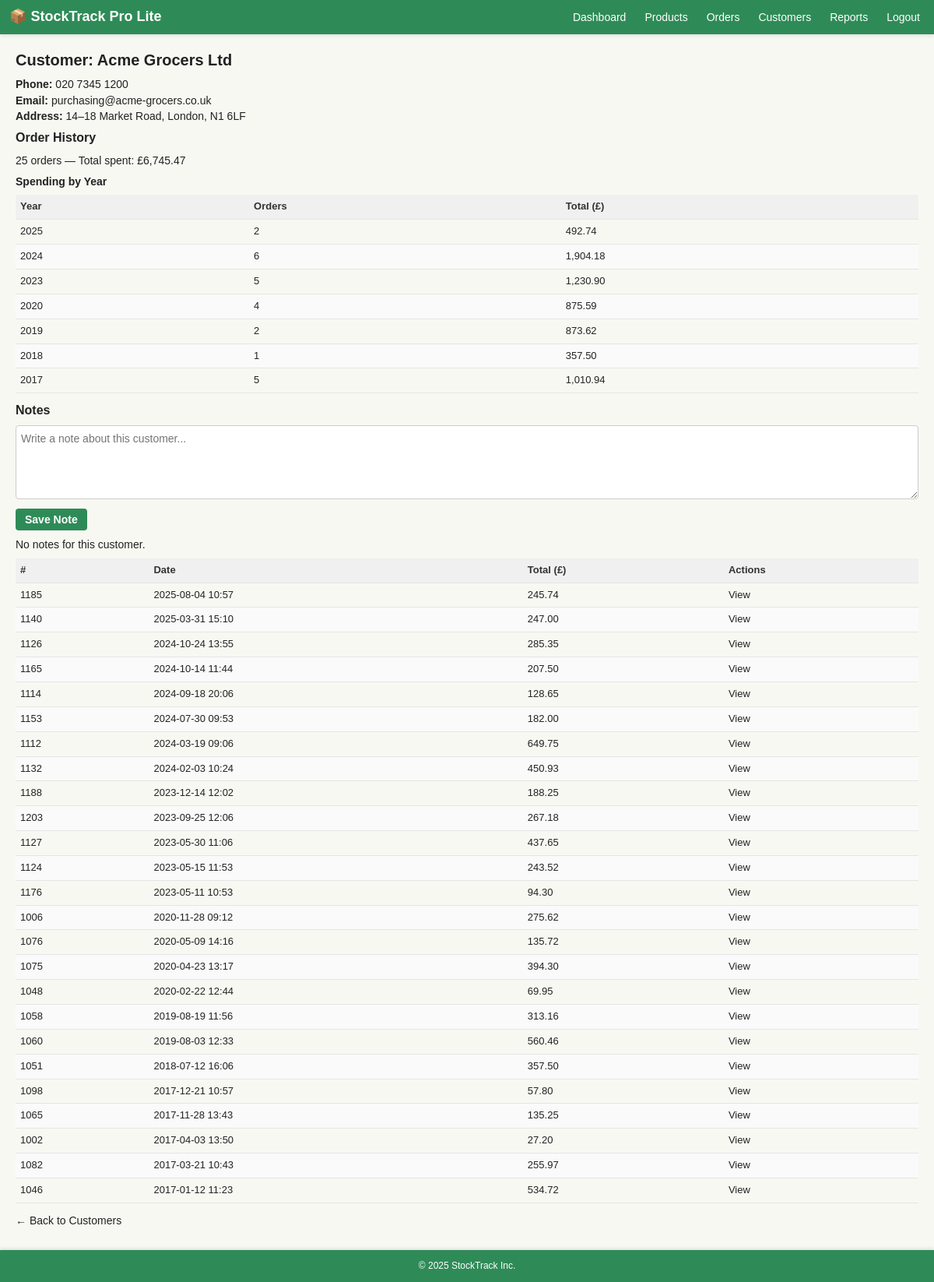
The page /StockTrackProLite/customer_view.php?id=1 (signed in) on the database its author committed.
### tables this page shows
CREATE TABLE `customers` (
  `id` int(11) NOT NULL,
  `name` varchar(100) NOT NULL,
  `phone` varchar(30) DEFAULT NULL,
  `email` varchar(100) DEFAULT NULL,
  `address` mediumtext DEFAULT NULL
);

CREATE TABLE `orders` (
  `id` int(11) NOT NULL,
  `customer_id` int(11) DEFAULT NULL,
  `order_date` datetime NOT NULL,
  `total` decimal(10,2) NOT NULL
);

### config/database.php (called while the page is built)
<?php
return array(
    'host' => getenv('DB_HOST') ?: '127.0.0.1',
    'port' => getenv('DB_PORT') ?: '3306',
    'database' => getenv('DB_NAME') ?: 'stocktrackpro',
    'username' => getenv('DB_USER') ?: 'root',
    'password' => getenv('DB_PASS') ?: '',
    'charset' => getenv('DB_CHARSET') ?: 'utf8mb4'
);

### includes/database.php (called while the page is built, shortened)
<?php
class Database
{
    private static $pdo;
    private static $config;
    private static function config()
    {
        if (self::$config === null) {
            $base = require dirname(__DIR__) . '/config/database.php';
            $overridePath = dirname(__DIR__) . '/config/database.local.php';
            self::$config = $base;
        }
        return self::$config;
    }
    public static function connection()
    {
        if (!self::$pdo) {
            $config = self::config();
            $dsn = sprintf(
                'mysql:host=%s;port=%s;dbname=%s;charset=%s',
                $config['host'],
                $config['port'],
                $config['database'],
                $config['charset']
            );
            $options = array(
                PDO::ATTR_ERRMODE => PDO::ERRMODE_EXCEPTION,
                PDO::ATTR_DEFAULT_FETCH_MODE => PDO::FETCH_ASSOC,
                PDO::ATTR_EMULATE_PREPARES => false
            );
            self::$pdo = new PDO($dsn, $config['username'], $config['password'], $options);
        }
        return self::$pdo;
    }
    public static function query($sql, $params = array())
    {
        $stmt = self::connection()->prepare($sql);
        $stmt->execute($params);
        return $stmt;
    }
    public static function fetchOne($sql, $params = array())
    {
        $stmt = self::query($sql, $params);
        $row = $stmt->fetch();
        return $row === false ? null : $row;
    }
}

### StockTrackProLite/customer_view.php (the view, shortened to what this page needs)
<?php
require_once dirname(__DIR__) . '/includes/database.php';
include 'includes/header.php';
$id = isset($_GET['id']) ? (int)$_GET['id'] : 0;
try {
    $customer = Database::fetchOne(
        "SELECT id, name, phone, email, address FROM customers WHERE id = ?",
        [$id]
    );
    $orders = Database::query(
        "SELECT id, order_date, total FROM orders WHERE customer_id = ? ORDER BY order_date DESC",
        [$id]
    )->fetchAll();
    $summary = Database::fetchOne(
        "SELECT COUNT(*) as cnt, COALESCE(SUM(total), 0) as total_sum FROM orders WHERE customer_id = ?",
        [$id]
    );
    $spend_by_year = Database::query(
        "SELECT YEAR(order_date) AS yr, COUNT(*) AS orders_count, COALESCE(SUM(total),0) AS total_sum
         FROM orders
         WHERE customer_id = ?
         GROUP BY YEAR(order_date)
         ORDER BY yr DESC",
        [$id]
    )->fetchAll();
    $notes = Database::query(
        "SELECT id, note, created_at FROM customer_notes WHERE customer_id = ? ORDER BY created_at DESC",
        [$id]
    )->fetchAll();
} catch (Exception $e) {
    echo '<p class="notice">Error loading customer data: ' . htmlspecialchars($e->getMessage()) . '</p>';
    include 'includes/footer.php';
    exit();
}
?>
<h2>Customer: <?php echo htmlspecialchars($customer['name']); ?></h2>
<p>
    <strong>Phone:</strong> <?php echo htmlspecialchars($customer['phone']); ?><br>
    <strong>Email:</strong> <?php echo htmlspecialchars($customer['email']); ?><br>
    <strong>Address:</strong> <?php echo nl2br(htmlspecialchars($customer['address'])); ?>
</p>
<h3>Order History</h3>
<p><?php echo (int)$summary['cnt']; ?> orders — Total spent: £<?php echo number_format($summary['total_sum'], 2); ?></p>
<?php if (!empty($spend_by_year)): ?>
    <h4>Spending by Year</h4>
    <table style="margin-bottom:12px;">
        <thead><tr><th>Year</th><th>Orders</th><th>Total (£)</th></tr></thead>
        <tbody>
        <?php foreach ($spend_by_year as $y): ?>
            <tr>
                <td><?php echo htmlspecialchars($y['yr']); ?></td>
                <td><?php echo (int)$y['orders_count']; ?></td>
                <td><?php echo number_format($y['total_sum'], 2); ?></td>
            </tr>
        <?php endforeach; ?>
        </tbody>
    </table>
<?php endif; ?>
<h3>Notes</h3>
<form method="post" action="customer_view.php?id=<?php echo $id; ?>">
    <label>
        <textarea name="note" rows="4" style="width:100%;box-sizing:border-box;" placeholder="Write a note about this customer..."></textarea>
    </label>
    <p>
        <input type="submit" value="Save Note">
    </p>
</form>
<?php if ($notes): ?>
    <table>
        <thead><tr><th>Date</th><th>Note</th><th>Actions</th></tr></thead>
        <tbody>
        <?php foreach ($notes as $n): ?>
            <tr>
                <td><?php echo date('Y-m-d H:i', strtotime($n['created_at'])); ?></td>
                <td><?php echo nl2br(htmlspecialchars($n['note'])); ?></td>
                <td>
                    <form method="post" action="customer_view.php?id=<?php echo $id; ?>" style="display:inline" onsubmit="return confirm('Delete this note?');">
                        <?php echo Csrf::field('customer_note_delete'); ?>
                        <input type="hidden" name="action" value="delete_note">
                        <input type="hidden" name="note_id" value="<?php echo (int)$n['id']; ?>">
                        <button type="submit" style="background:none;border:none;color:#06c;padding:0;cursor:pointer;text-decoration:underline;">Delete</button>
                    </form>
                </td>
            </tr>
        <?php endforeach; ?>
        </tbody>
    </table>
<?php else: ?>
    <p>No notes for this customer.</p>
<?php endif; ?>
<table>
    <thead><tr><th>#</th><th>Date</th><th>Total (£)</th><th>Actions</th></tr></thead>
    <tbody>
<?php if (!$orders): ?>
        <tr><td colspan="4">No orders for this customer.</td></tr>
<?php else: foreach ($orders as $o): ?>
        <tr>
            <td><?php echo $o['id']; ?></td>
            <td><?php echo date('Y-m-d H:i', strtotime($o['order_date'])); ?></td>
            <td><?php echo number_format($o['total'], 2); ?></td>
            <td><a href="order_view.php?id=<?php echo $o['id']; ?>">View</a></td>
        </tr>
<?php endforeach; endif; ?>
    </tbody>
</table>
<p><a href="customers.php">← Back to Customers</a></p>
<?php include 'includes/footer.php'; ?>

### StockTrackProLite/assets/style.css (style rules this page uses)
* { box-sizing: border-box; }
html { height: 100%; }
body { height: 100%; margin: 0; padding: 0; background: #f8f8f3; color: #222; font: 14px/1.45 Arial, Helvetica, sans-serif; display: flex; flex-direction: column; }
:root { --primary: #2e8b57; --primary-dark: #256b44; --bg-light: #f8f8f3; --border: #e5e5e5; --bg-row-alt: #fafafa; --bg-notice: #e8f5e9; --notice-accent: #1b5e20; --text-muted: #666; --spacing-xs: 4px; --spacing-sm: 6px; --spacing-md: 8px; --spacing-lg: 12px; --spacing-xl: 20px; --radius: 4px; }
h1, h2, h3, h4, h5, h6 { margin: 0 0 8px 0; font-weight: 700; line-height: 1.3; }
h2 { font-size: 20px; }
h3 { font-size: 16px; }
h4 { font-size: 14px; }
p { margin: 0 0 8px 0; }
a { color: #222; text-decoration: none; }
table { width: 100%; border-collapse: collapse; margin-bottom: var(--spacing-lg); font-size: 13px; }
th, td { padding: var(--spacing-sm) var(--spacing-sm); border-bottom: 1px solid var(--border); text-align: left; }
th { background: #f0f0f0; font-weight: 700; color: #333; }
tr:nth-child(even) { background: var(--bg-row-alt); }
form label { display: block; margin: var(--spacing-md) 0 var(--spacing-sm); font-weight: 700; color: #333; }
input[type="text"], input[type="password"], input[type="email"], input[type="number"], input[type="date"], select, textarea { width: 100%; padding: var(--spacing-sm); border: 1px solid #ccc; border-radius: var(--radius); box-sizing: border-box; font: 14px/1.45 Arial, Helvetica, sans-serif; transition: border-color 0.2s ease; }
input[type="submit"], button, .btn { background: var(--primary); color: #fff; border: none; padding: var(--spacing-sm) var(--spacing-lg); border-radius: var(--radius); cursor: pointer; font-weight: 700; font-size: 14px; transition: background 0.2s ease; }

### rows shown on the page
customers: name "Acme Grocers Ltd", phone "020 7345 1200", email "purchasing@acme-grocers.co.uk", address "14–18 Market Road, London, N1 6LF"
orders: id "1185", order_date "2025-08-04 10:57", total "245.74"
orders: id "1140", order_date "2025-03-31 15:10", total "247.00"
orders: id "1126", order_date "2024-10-24 13:55", total "285.35"
orders: id "1165", order_date "2024-10-14 11:44", total "207.50"
orders: id "1114", order_date "2024-09-18 20:06", total "128.65"
orders: id "1153", order_date "2024-07-30 09:53", total "182.00"
orders: id "1112", order_date "2024-03-19 09:06", total "649.75"
orders: id "1132", order_date "2024-02-03 10:24", total "450.93"
orders: id "1188", order_date "2023-12-14 12:02", total "188.25"
orders: id "1203", order_date "2023-09-25 12:06", total "267.18"
orders: id "1127", order_date "2023-05-30 11:06", total "437.65"
orders: id "1124", order_date "2023-05-15 11:53", total "243.52"
orders: id "1176", order_date "2023-05-11 10:53", total "94.30"
orders: id "1006", order_date "2020-11-28 09:12", total "275.62"
orders: id "1076", order_date "2020-05-09 14:16", total "135.72"
orders: id "1075", order_date "2020-04-23 13:17", total "394.30"
orders: id "1048", order_date "2020-02-22 12:44", total "69.95"
orders: id "1058", order_date "2019-08-19 11:56", total "313.16"
orders: id "1060", order_date "2019-08-03 12:33", total "560.46"
orders: id "1051", order_date "2018-07-12 16:06", total "357.50"
orders: id "1098", order_date "2017-12-21 10:57", total "57.80"
orders: id "1065", order_date "2017-11-28 13:43", total "135.25"
orders: id "1002", order_date "2017-04-03 13:50", total "27.20"
orders: id "1082", order_date "2017-03-21 10:43", total "255.97"
orders: id "1046", order_date "2017-01-12 11:23", total "534.72"

### other values the page prints
$summary['cnt'] "25"
$summary['total_sum'] "6,745.47"
$y['yr'] "2025"
$y['orders_count'] "2"
$y['total_sum'] "492.74"
$y['yr'] "2024"
$y['orders_count'] "6"
$y['total_sum'] "1,904.18"
$y['yr'] "2023"
$y['orders_count'] "5"
$y['total_sum'] "1,230.90"
$y['yr'] "2020"
$y['orders_count'] "4"
$y['total_sum'] "875.59"
$y['yr'] "2019"
